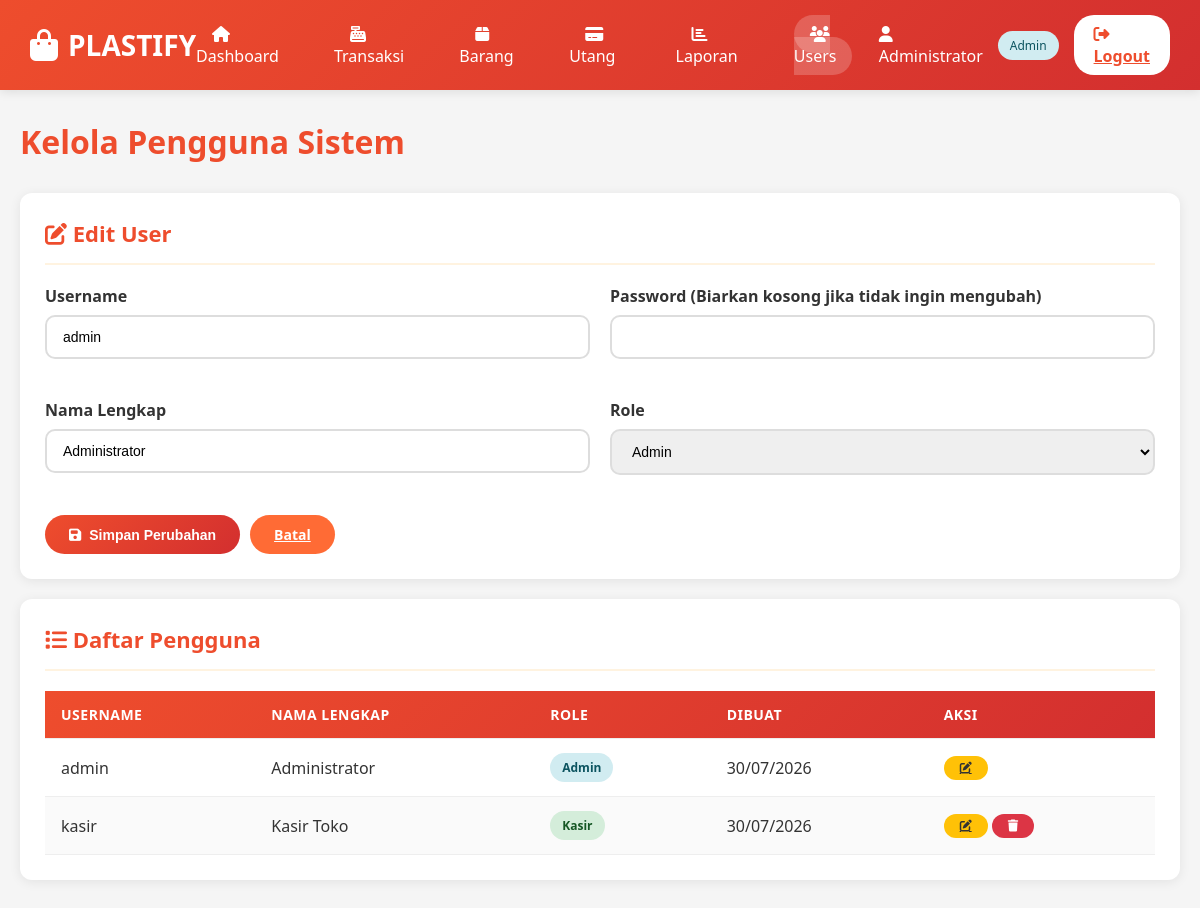
Page /users.php?edit=1 (signed in) on the committed database.
### tables this page shows
CREATE TABLE users (
    id INT AUTO_INCREMENT PRIMARY KEY,
    username VARCHAR(50) NOT NULL UNIQUE,
    password VARCHAR(255) NOT NULL,
    nama_lengkap VARCHAR(100) NOT NULL,
    role ENUM('admin', 'kasir') NOT NULL,
    created_at TIMESTAMP DEFAULT CURRENT_TIMESTAMP
);

### users.php (the view, shortened to what this page needs)
<?php
require_once 'config/database.php';
$users = $pdo->query("SELECT * FROM users ORDER BY role, username")->fetchAll();
$edit_user = null;
if (isset($_GET['edit'])) {
    $stmt = $pdo->prepare("SELECT * FROM users WHERE id = ?");
    $stmt->execute([$_GET['edit']]);
    $edit_user = $stmt->fetch();
}
?>
<!DOCTYPE html>
<html lang="id">
<head>
    <link rel="stylesheet" href="assets/css/style.css">
    <link rel="stylesheet" href="https://cdnjs.cloudflare.com/ajax/libs/font-awesome/6.4.0/css/all.min.css">
</head>
<body>
    <header class="header">
        <div class="header-content">
            <div class="logo">
                <i class="fas fa-shopping-bag"></i> PLASTIFY
            </div>
            <ul class="nav-menu">
                <li><a href="dashboard.php"><i class="fas fa-home"></i> Dashboard</a></li>
                <li><a href="transaksi.php"><i class="fas fa-cash-register"></i> Transaksi</a></li>
                <li><a href="barang.php"><i class="fas fa-box"></i> Barang</a></li>
                <li><a href="utang.php"><i class="fas fa-credit-card"></i> Utang</a></li>
                <li><a href="laporan.php"><i class="fas fa-chart-bar"></i> Laporan</a></li>
                <li><a href="users.php" class="active"><i class="fas fa-users"></i> Users</a></li>
            </ul>
            <div class="user-info">
                <span><i class="fas fa-user"></i> <?php echo htmlspecialchars($_SESSION['nama_lengkap']); ?></span>
                <span class="badge badge-info"><?php echo ucfirst($_SESSION['role']); ?></span>
                <a href="logout.php" class="btn-logout"><i class="fas fa-sign-out-alt"></i> Logout</a>
            </div>
        </div>
    </header>
    <div class="container">
        <h1 style="margin-bottom: 30px; color: var(--primary-orange);">Kelola Pengguna Sistem</h1>
        <div class="card">
            <div class="card-header">
                <h2 class="card-title"><i class="fas fa-<?php echo $edit_user ? 'edit' : 'plus'; ?>"></i> <?php echo $edit_user ? 'Edit User' : 'Tambah User Baru'; ?></h2>
            </div>
            <form method="POST" action="">
                <div style="display: grid; grid-template-columns: 1fr 1fr; gap: 20px;">
                    <div class="form-group">
                        <label class="form-label">Username</label>
                        <input type="text" name="username" class="form-control" value="<?php echo $edit_user ? htmlspecialchars($edit_user['username']) : ''; ?>" required>
                    </div>
                    <div class="form-group">
                        <label class="form-label">Password <?php echo $edit_user ? '(Biarkan kosong jika tidak ingin mengubah)' : ''; ?></label>
                        <input type="password" name="password" class="form-control" <?php echo $edit_user ? '' : 'required'; ?>>
                    </div>
                    <div class="form-group">
                        <label class="form-label">Nama Lengkap</label>
                        <input type="text" name="nama_lengkap" class="form-control" value="<?php echo $edit_user ? htmlspecialchars($edit_user['nama_lengkap']) : ''; ?>" required>
                    </div>
                    <div class="form-group">
                        <label class="form-label">Role</label>
                        <select name="role" class="form-control" required>
                            <option value="admin" <?php echo $edit_user && $edit_user['role'] == 'admin' ? 'selected' : ''; ?>>Admin</option>
                        </select>
                    </div>
                </div>
                <div style="display: flex; gap: 10px; margin-top: 20px;">
                    <button type="submit" class="btn btn-primary">
                        <i class="fas fa-<?php echo $edit_user ? 'save' : 'plus'; ?>"></i> <?php echo $edit_user ? 'Simpan Perubahan' : 'Tambah User'; ?>
                    </button>
                    <?php if ($edit_user): ?>
                        <a href="users.php" class="btn btn-secondary">Batal</a>
                    <?php endif; ?>
                </div>
            </form>
        </div>
        <div class="card">
            <div class="card-header">
                <h2 class="card-title"><i class="fas fa-list"></i> Daftar Pengguna</h2>
            </div>
            <div class="table-responsive">
                <table class="table">
                    <thead>
                        <tr>
                            <th>Username</th>
                            <th>Nama Lengkap</th>
                            <th>Role</th>
                            <th>Dibuat</th>
                            <th>Aksi</th>
                        </tr>
                    </thead>
                    <tbody>
                        <?php foreach ($users as $user): ?>
                            <tr>
                                <td><?php echo htmlspecialchars($user['username']); ?></td>
                                <td><?php echo htmlspecialchars($user['nama_lengkap']); ?></td>
                                <td>
                                    <span class="badge badge-<?php echo $user['role'] == 'admin' ? 'info' : 'success'; ?>">
                                        <?php echo ucfirst($user['role']); ?>
                                    </span>
                                </td>
                                <td><?php echo date('d/m/Y', strtotime($user['created_at'])); ?></td>
                                <td>
                                    <a href="users.php?edit=<?php echo $user['id']; ?>" class="btn btn-warning btn-sm">
                                        <i class="fas fa-edit"></i>
                                    </a>
                                    <?php if ($user['id'] != $_SESSION['user_id']): ?>
                                        <form method="POST" action="" style="display: inline;" onsubmit="return confirm('Yakin ingin menghapus user ini?');">
                                            <button type="submit" class="btn btn-danger btn-sm">
                                                <i class="fas fa-trash"></i>
                                            </button>
                                        </form>
                                    <?php endif; ?>
                                </td>
                            </tr>
                        <?php endforeach; ?>
                    </tbody>
                </table>
            </div>
        </div>
    </div>
</body>
</html>

### assets/css/style.css (style rules this page uses)
* { margin: 0; padding: 0; box-sizing: border-box; }
body { font-family: 'Segoe UI', Tahoma, Geneva, Verdana, sans-serif; background-color: #f5f5f5; color: #333; }
:root { --primary-orange: #ee4d2d; --primary-red: #d32f2f; --secondary-orange: #ff6b35; --light-orange: #fff3e0; --dark-gray: #333; --light-gray: #f5f5f5; --white: #ffffff; --success: #28a745; --danger: #dc3545; --warning: #ffc107; --info: #17a2b8; }
.header { background: linear-gradient(135deg, var(--primary-orange), var(--primary-red)); color: var(--white); padding: 15px 30px; box-shadow: 0 2px 10px rgba(0,0,0,0.1); position: sticky; top: 0; z-index: 1000; }
.header-content { display: flex; justify-content: space-between; align-items: center; max-width: 1400px; margin: 0 auto; }
.logo { font-size: 28px; font-weight: bold; display: flex; align-items: center; gap: 10px; }
.logo i { font-size: 32px; }
.nav-menu { display: flex; gap: 20px; list-style: none; }
.nav-menu a { color: var(--white); text-decoration: none; font-weight: 500; padding: 8px 16px; border-radius: 20px; transition: all 0.3s; }
.nav-menu a:hover, .nav-menu a.active { background-color: rgba(255,255,255,0.2); }
.user-info { display: flex; align-items: center; gap: 15px; }
.user-info span { font-weight: 500; }
.btn-logout { background-color: var(--white); color: var(--primary-orange); border: none; padding: 8px 20px; border-radius: 20px; cursor: pointer; font-weight: 600; transition: all 0.3s; }
.container { max-width: 1400px; margin: 30px auto; padding: 0 20px; }
.card { background: var(--white); border-radius: 12px; box-shadow: 0 2px 12px rgba(0,0,0,0.08); padding: 25px; margin-bottom: 20px; }
.card-header { display: flex; justify-content: space-between; align-items: center; margin-bottom: 20px; padding-bottom: 15px; border-bottom: 2px solid var(--light-orange); }
.card-title { font-size: 22px; font-weight: 700; color: var(--primary-orange); }
.btn { padding: 10px 24px; border: none; border-radius: 25px; cursor: pointer; font-weight: 600; font-size: 14px; transition: all 0.3s; display: inline-flex; align-items: center; gap: 8px; }
.btn-primary { background: linear-gradient(135deg, var(--primary-orange), var(--primary-red)); color: var(--white); }
.btn-secondary { background-color: var(--secondary-orange); color: var(--white); }
.btn-danger { background-color: var(--danger); color: var(--white); }
.btn-warning { background-color: var(--warning); color: var(--dark-gray); }
.btn-sm { padding: 6px 16px; font-size: 12px; }
.form-group { margin-bottom: 20px; }
.form-label { display: block; margin-bottom: 8px; font-weight: 600; color: var(--dark-gray); }
.form-control { width: 100%; padding: 12px 16px; border: 2px solid #ddd; border-radius: 10px; font-size: 14px; transition: all 0.3s; }
.form-control::placeholder { color: #999; }
select.form-control { cursor: pointer; }
.table-responsive { overflow-x: auto; }
.table { width: 100%; border-collapse: collapse; }
.table thead { background: linear-gradient(135deg, var(--primary-orange), var(--primary-red)); color: var(--white); }
.table th, .table td { padding: 14px 16px; text-align: left; border-bottom: 1px solid #eee; }
.table th { font-weight: 600; font-size: 14px; text-transform: uppercase; letter-spacing: 0.5px; }
.table tbody tr:nth-child(even) { background-color: #fafafa; }
.badge { padding: 6px 12px; border-radius: 20px; font-size: 12px; font-weight: 600; display: inline-block; }
.badge-success { background-color: #d4edda; color: #155724; }
.badge-info { background-color: #d1ecf1; color: #0c5460; }

### rows in the picture
users: username "admin", nama_lengkap "Administrator", role "Admin", created_at "30/07/2026"
users: username "kasir", nama_lengkap "Kasir Toko", role "Kasir", created_at "30/07/2026"

### other values in the picture
$_SESSION['nama_lengkap'] "Administrator"
$_SESSION['role'] "Admin"
